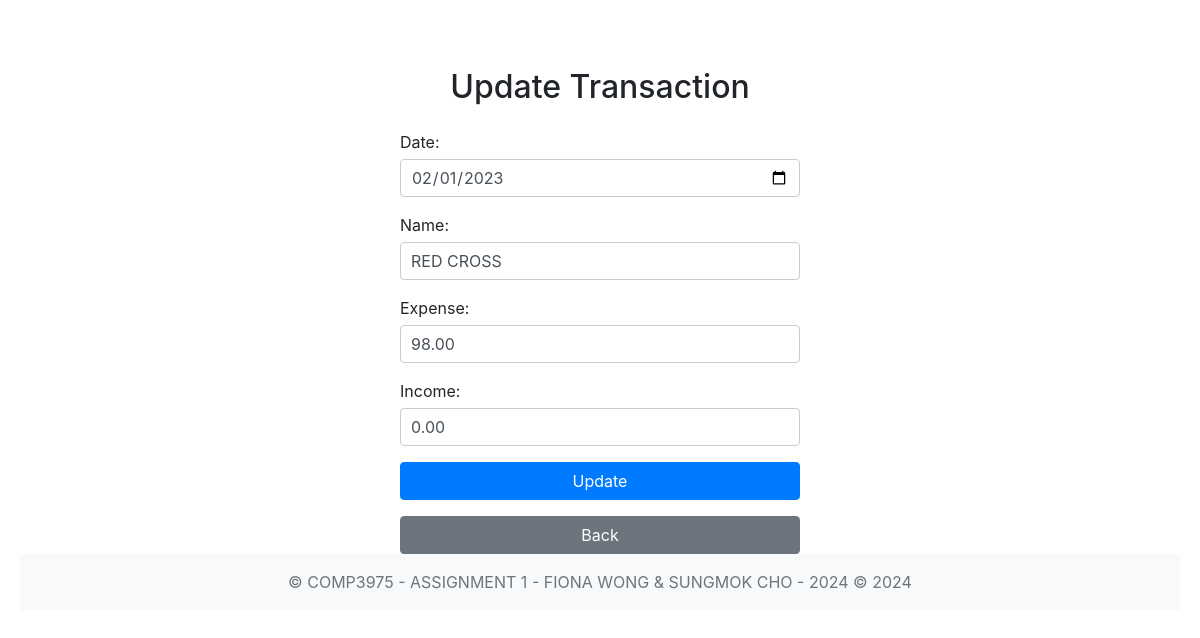
Page /src/CRUD/Transaction/Update/update_html.php?id=1 on the committed database.
### tables this page shows
CREATE TABLE transactions (
        transaction_id INTEGER PRIMARY KEY AUTOINCREMENT,
        transaction_date DATE,
        name VARCHAR(255),
        expense DECIMAL(10,2),
        income DECIMAL(10,2),
        overall_balance DECIMAL(10,2)
    );

### src/CRUD/Transaction/Read/Read.php (called while the page is built, shortened)
<?php
function get_transaction_id($db, $id)
{
    $stmt = $db->prepare("SELECT * FROM transactions WHERE transaction_id = ?");
    $stmt->bindValue(1, $id, SQLITE3_INTEGER);
    $result = $stmt->execute();
    $transaction = $result->fetchArray(SQLITE3_ASSOC);
    return $transaction;
}

### src/CRUD/Transaction/Update/update_html.php (the view, shortened to what this page needs)
<?php include("../../../include/_header.php") ?>
<?php
require '../Read/Read.php';
require './update.php';
$id = $_GET['id'];
$transaction = get_transaction_id($db, $id);
$transaction_date = date('Y-m-d', strtotime($transaction['transaction_date']));
?>
<!DOCTYPE html>
<html lang="en">
<head>
    <link href="https://stackpath.bootstrapcdn.com/bootstrap/4.5.2/css/bootstrap.min.css" rel="stylesheet">
</head>
<body>
    <div class="container">
        <h2 class="text-center mt-5 mb-4">Update Transaction</h2>
        <form action="update.php" method="post">
            <div class="form-group">
                <label for="date">Date:</label>
                <input type="date" id="date" name="date" class="form-control" value="<?php echo htmlspecialchars($transaction_date); ?>">
            </div>
            <div class="form-group">
                <label for="name">Name:</label>
                <input type="text" id="name" name="name" class="form-control" value="<?php echo htmlspecialchars($transaction['name']); ?>">
            </div>
            <div class="form-group">
                <label for="expense">Expense:</label>
                <input type="number" id="expense" name="expense" step="any" class="form-control" value="<?php echo htmlspecialchars(number_format($transaction['expense'], 2, '.', '')); ?>">
            </div>
            <div class="form-group">
                <label for="income">Income:</label>
                <input type="number" id="income" name="income" step="any" class="form-control" value="<?php echo htmlspecialchars(number_format($transaction['income'], 2, '.', '')); ?>">
            </div>
            <button type="submit" class="btn btn-primary btn-block">Update</button>
             <button onclick="window.location.href = '../Read/read_html.php';" class="btn btn-secondary btn-block mt-3">Back</button>
        </form>
    </div>
</body>
</html>
<?php include("../../../include/_footer.php") ?>

### src/CRUD/Transaction/Update/update_html.php (style rules this page uses)
body { padding: 20px; }
form { max-width: 400px; margin: 0 auto; }
form label { display: block; margin-bottom: 5px; }
form input[type="date"], form input[type="text"], form input[type="number"] { width: 100%; padding: 10px; margin-bottom: 15px; border: 1px solid #ccc; border-radius: 4px; box-sizing: border-box; }

### rows in the picture
transactions: date "02/01/2023", name "RED CROSS", expense "98.00", income "0.00"
